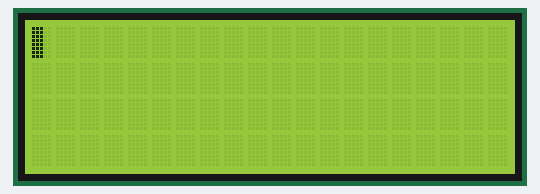
Bench run of a program on a simulated Raspberry Pi Pico running MicroPython. Parts: 20×4 character LCD. Library files of the repository ran but are not shown: pico_i2c_lcd.py.

Above: at 0.47 s.
At 5.43 s:
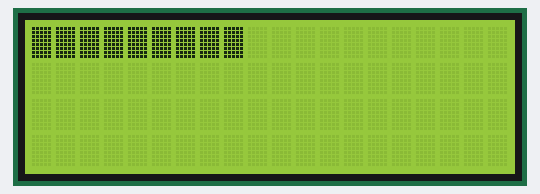
At 10.21 s:
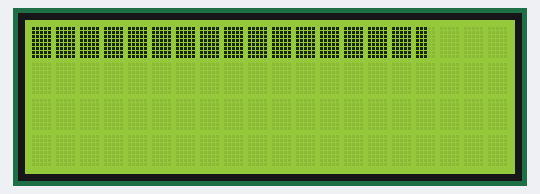
At 20.15 s:
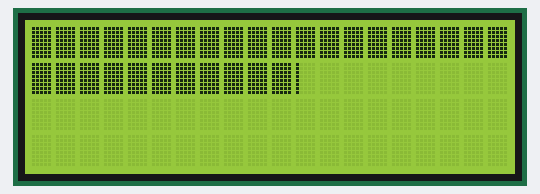
At 30.02 s:
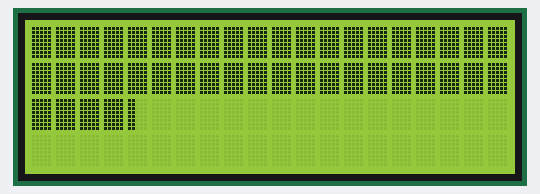
At 39.88 s:
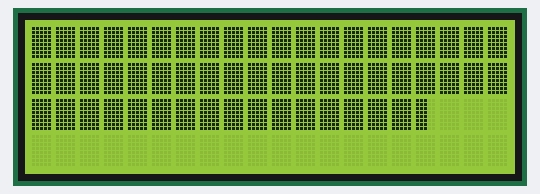

The program:

Bar.py
```python
from machine import I2C, Pin
from time import sleep
from pico_i2c_lcd import I2cLcd

i2c = I2C(0, sda=Pin(0), scl=Pin(1), freq=400000)

I2C_ADDR = i2c.scan()[0]
lcd = I2cLcd(i2c, I2C_ADDR, 4, 20)

line_I = bytearray([0x10, 0x10, 0x10, 0x10, 0x10, 0x10, 0x10, 0x10])
line_II = bytearray([0x18, 0x18, 0x18, 0x18, 0x18, 0x18, 0x18, 0x18])
line_III = bytearray([0x1C, 0x1C, 0x1C, 0x1C, 0x1C, 0x1C, 0x1C, 0x1C])
line_IIII = bytearray([0x1E, 0x1E, 0x1E, 0x1E, 0x1E, 0x1E, 0x1E, 0x1E])
line_IIIII = bytearray([0x1F, 0x1F, 0x1F, 0x1F, 0x1F, 0x1F, 0x1F, 0x1F])
lcd.custom_char(0, line_I)
lcd.custom_char(1, line_II)
lcd.custom_char(2, line_III)
lcd.custom_char(3, line_IIII)
lcd.custom_char(4, line_IIIII)
barN = 10
value = 0

while True:
    #if value >= barN*5+1:
    #    break
    lcd.clear()
    for i in range(80):
        if (value) > ((i+1)*5):
            lcd.putstr(chr(4))
        elif (value) == ((i+1)*5):
            lcd.putstr(chr(4))
            break
        else :
            if 0 == value-i*5-1:
                lcd.putstr(chr(0))
            elif 1 == value-i*5-1:
                lcd.putstr(chr(1))
            elif 2 == value-i*5-1:
                lcd.putstr(chr(2))
            elif 3 == value-i*5-1:
                lcd.putstr(chr(3))
    value = value + 1
    sleep(0.1)
```
